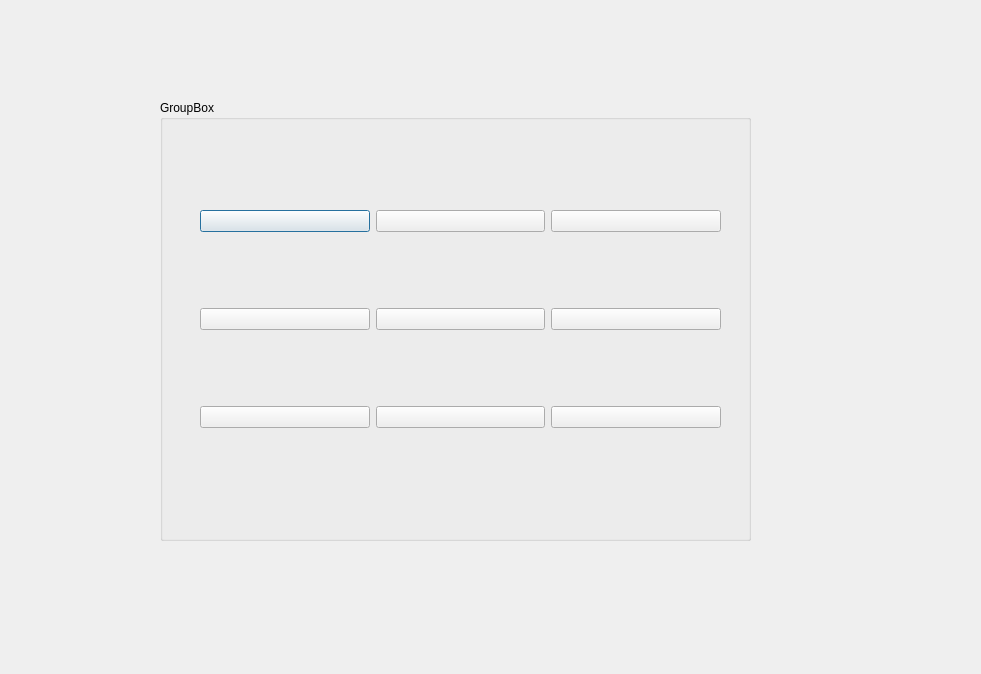
<?xml version="1.0" encoding="UTF-8"?>
<ui version="4.0">
 <class>board1</class>
 <widget class="QDialog" name="board1">
  <property name="geometry">
   <rect>
    <x>0</x>
    <y>0</y>
    <width>981</width>
    <height>674</height>
   </rect>
  </property>
  <property name="windowTitle">
   <string>Dialog</string>
  </property>
  <widget class="QGroupBox" name="groupBox">
   <property name="geometry">
    <rect>
     <x>160</x>
     <y>100</y>
     <width>591</width>
     <height>441</height>
    </rect>
   </property>
   <property name="title">
    <string>GroupBox</string>
   </property>
   <widget class="QWidget" name="layoutWidget_2">
    <property name="geometry">
     <rect>
      <x>40</x>
      <y>40</y>
      <width>521</width>
      <height>361</height>
     </rect>
    </property>
    <layout class="QGridLayout" name="gridLayout_2">
     <item row="0" column="0">
      <widget class="QPushButton" name="pushButton_10">
       <property name="text">
        <string/>
       </property>
      </widget>
     </item>
     <item row="0" column="2">
      <widget class="QPushButton" name="pushButton_11">
       <property name="text">
        <string/>
       </property>
      </widget>
     </item>
     <item row="1" column="0">
      <widget class="QPushButton" name="pushButton_12">
       <property name="text">
        <string/>
       </property>
      </widget>
     </item>
     <item row="0" column="1">
      <widget class="QPushButton" name="pushButton_13">
       <property name="text">
        <string/>
       </property>
      </widget>
     </item>
     <item row="1" column="2">
      <widget class="QPushButton" name="pushButton_14">
       <property name="text">
        <string/>
       </property>
      </widget>
     </item>
     <item row="1" column="1">
      <widget class="QPushButton" name="pushButton_15">
       <property name="text">
        <string/>
       </property>
      </widget>
     </item>
     <item row="2" column="1">
      <widget class="QPushButton" name="pushButton_16">
       <property name="text">
        <string/>
       </property>
      </widget>
     </item>
     <item row="2" column="2">
      <widget class="QPushButton" name="pushButton_17">
       <property name="text">
        <string/>
       </property>
      </widget>
     </item>
     <item row="2" column="0">
      <widget class="QPushButton" name="pushButton_18">
       <property name="text">
        <string/>
       </property>
      </widget>
     </item>
    </layout>
   </widget>
  </widget>
 </widget>
 <resources/>
 <connections/>
</ui>
